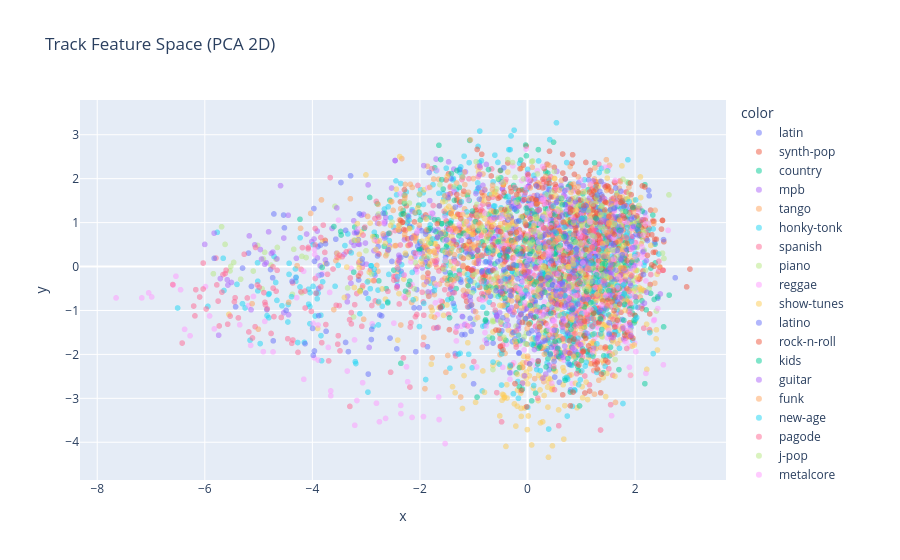

Notebook code cell kept with this figure:
### Markdown cell above
# Step 6 — Visualize Feature Space with PCA

This is optional but illuminating, where we use PCA to see how similar or different is each genre to each other.

Note that PC1 captures the largest amount of variance in the dataset, while PC2 captures the second-largest amount. As a result, PC1 is often more informative, although both dimensions can reveal meaningful structure.

What to look for:
- Do genres cluster?
- Does pop occupy a different region than classical?
- Visible clustering suggests that the engineered audio features capture meaningful musical structure and may be useful for downstream tasks such as genre classification or recommendation.

### Code cell
from sklearn.decomposition import PCA

pca = PCA(n_components=2) # Instead of: [all 10 of audio features], you'd get PC1, PC2
coords_2d = pca.fit_transform(audio_matrix) # Learn the principal components and project every track from the original feature space into 2D NumPy array

import plotly.express as px
sample = df.sample(5000, random_state=42).copy() # Select 5K random rows from df (tracks_clean.csv) with a random seed of 42
sample_coords = pca.transform(audio_matrix[sample.index]) # Convert the sampled audio features into 2D PCA coordinates

fig = px.scatter(
    x=sample_coords[:,0], # Select PC1
    y=sample_coords[:,1], # Select PC2
    color=sample['track_genre'],
    hover_name=sample['track_name'],
    title='Track Feature Space (PCA 2D)',
    opacity=0.5
)
fig.show()
